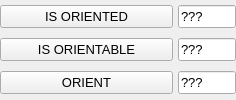
	<widget class="QWidget" name="panelOrientation">
	  <property name="sizePolicy">
	    <sizepolicy hsizetype="Expanding" vsizetype="Fixed">
	      <horstretch>0</horstretch>
	      <verstretch>0</verstretch>
	    </sizepolicy>
	  </property>
	  <property name="visible">
	    <bool>false</bool>
	  </property>

	  <layout class="QGridLayout" name="panelOrientationGridLayout">
	    <property name="leftMargin">
	      <number>0</number>
	    </property>
	    <property name="topMargin">
	      <number>0</number>
	    </property>
	    <property name="rightMargin">
	      <number>0</number>
	    </property>
	    <property name="bottomMargin">
	      <number>0</number>
	    </property>
	    <property name="spacing">
	      <number>5</number>
	    </property>

	    <!-- TO FILL UP -->
	    
	    <item row="0" column="0" colspan="3">
	      <widget class="QPushButton" name="pushButtonIsOriented">
		<property name="sizePolicy">
		  <sizepolicy hsizetype="Expanding" vsizetype="Fixed">
		    <horstretch>1</horstretch>
		    <verstretch>0</verstretch>
		  </sizepolicy>
		</property>
		<property name="text">
		  <string>IS ORIENTED</string>
		</property>
		<property name="font">
		  <font>
		    <pointsize>10</pointsize>
		  </font>
		</property>
	      </widget>
	    </item>

	    <item row="0" column="3">
	      <widget class="QLineEdit" name="editIsOriented">
		<property name="sizePolicy">
		  <sizepolicy hsizetype="Expanding" vsizetype="Fixed">
		    <horstretch>1</horstretch>
		    <verstretch>0</verstretch>
		  </sizepolicy>
		</property>
		<property name="text">
		  <string>???</string>
		</property>
		<property name="readOnly">
		  <bool>true</bool>
		</property>
		<property name="font">
		  <font>
		    <pointsize>10</pointsize>
		  </font>
		</property>
	      </widget>
	    </item>
	    
	    <item row="1" column="0" colspan="3">
	      <widget class="QPushButton" name="pushButtonIsOrientable">
		<property name="sizePolicy">
		  <sizepolicy hsizetype="Expanding" vsizetype="Fixed">
		    <horstretch>1</horstretch>
		    <verstretch>0</verstretch>
		  </sizepolicy>
		</property>
		<property name="text">
		  <string>IS ORIENTABLE</string>
		</property>
		<property name="font">
		  <font>
		    <pointsize>10</pointsize>
		  </font>
		</property>
	      </widget>
	    </item>

	    <item row="1" column="3">
	      <widget class="QLineEdit" name="editIsOrientable">
		<property name="sizePolicy">
		  <sizepolicy hsizetype="Expanding" vsizetype="Fixed">
		    <horstretch>1</horstretch>
		    <verstretch>0</verstretch>
		  </sizepolicy>
		</property>
		<property name="text">
		  <string>???</string>
		</property>
		<property name="readOnly">
		  <bool>true</bool>
		</property>
		<property name="font">
		  <font>
		    <pointsize>10</pointsize>
		  </font>
		</property>
	      </widget>
	    </item>
	    
	    <item row="2" column="0" colspan="3">
	      <widget class="QPushButton" name="pushButtonOrient">
		<property name="sizePolicy">
		  <sizepolicy hsizetype="Expanding" vsizetype="Fixed">
		    <horstretch>1</horstretch>
		    <verstretch>0</verstretch>
		  </sizepolicy>
		</property>
		<property name="text">
		  <string>ORIENT</string>
		</property>
		<property name="font">
		  <font>
		    <pointsize>10</pointsize>
		  </font>
		</property>
	      </widget>
	    </item>

	    <item row="2" column="3">
	      <widget class="QLineEdit" name="editOrient">
		<property name="sizePolicy">
		  <sizepolicy hsizetype="Expanding" vsizetype="Fixed">
		    <horstretch>1</horstretch>
		    <verstretch>0</verstretch>
		  </sizepolicy>
		</property>
		<property name="text">
		  <string>???</string>
		</property>
		<property name="readOnly">
		  <bool>true</bool>
		</property>
		<property name="font">
		  <font>
		    <pointsize>10</pointsize>
		  </font>
		</property>
	      </widget>
	    </item>

	  </layout>
	</widget>
